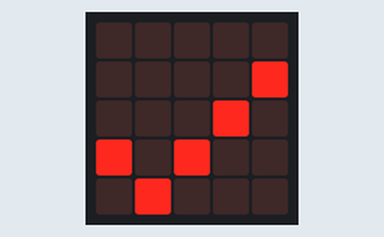
A program run on a simulated BBC micro:bit running MicroPython. Parts: the board's 5×5 LED display.

Above: at 0.5 s.
At 1.0 s:
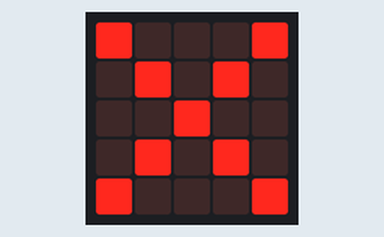

The program:

looping_images.py
```python
from microbit import *

myimgs = [Image.NO, Image.YES]

# Loop images using display.show
display.show(myimgs, loop=False, delay=400)

while True:
    # loop images using for loop and array
    for item in range(0, len(myimgs)):
        display.show(myimgs[item])
        sleep(400)
```

Measured:
- what the display in image 0 shows lasts 0.4 s, from 0.4 s to 0.8 s
